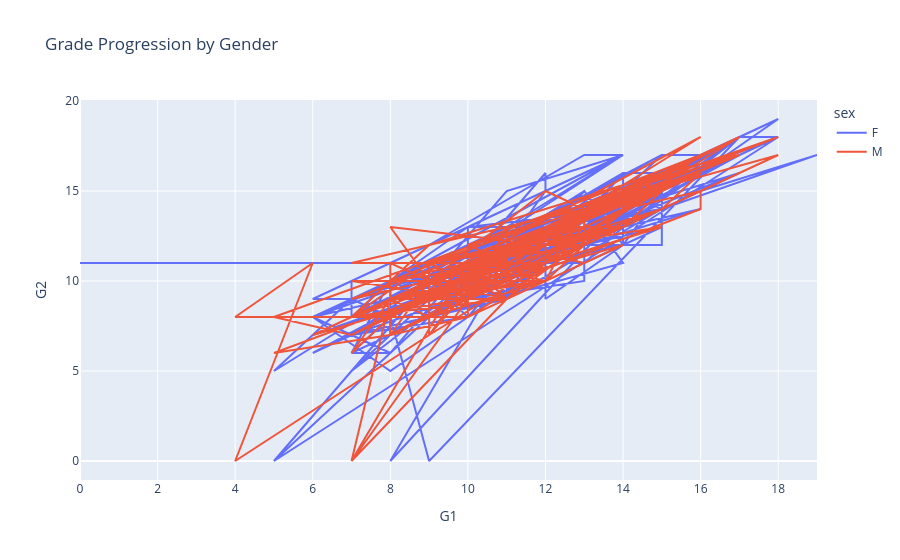
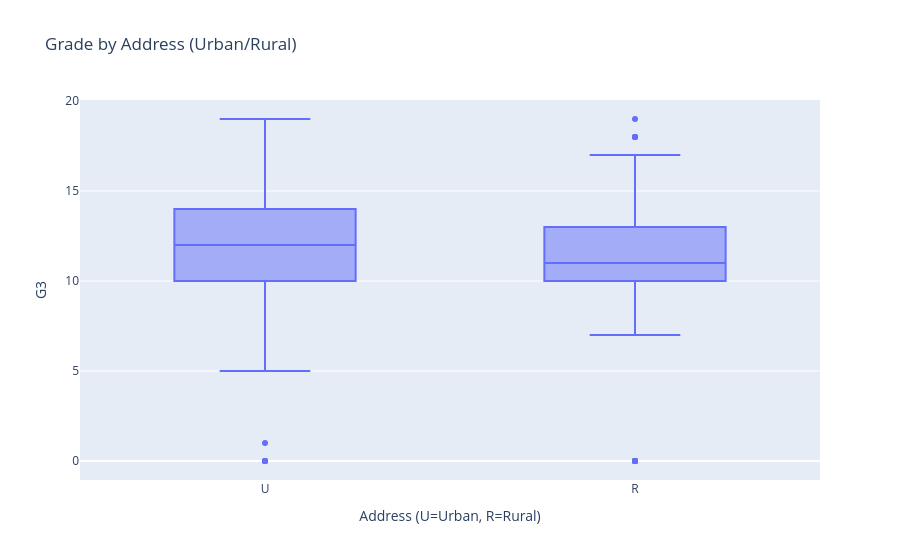
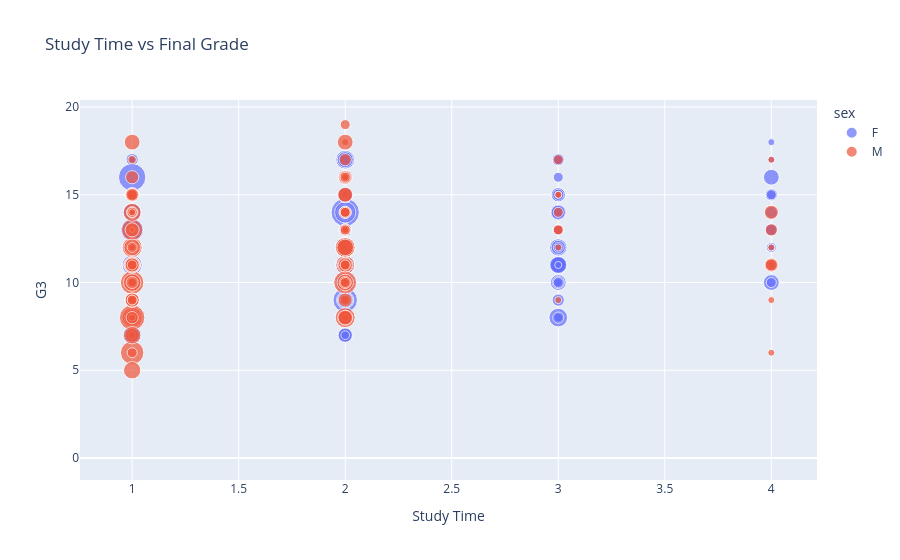
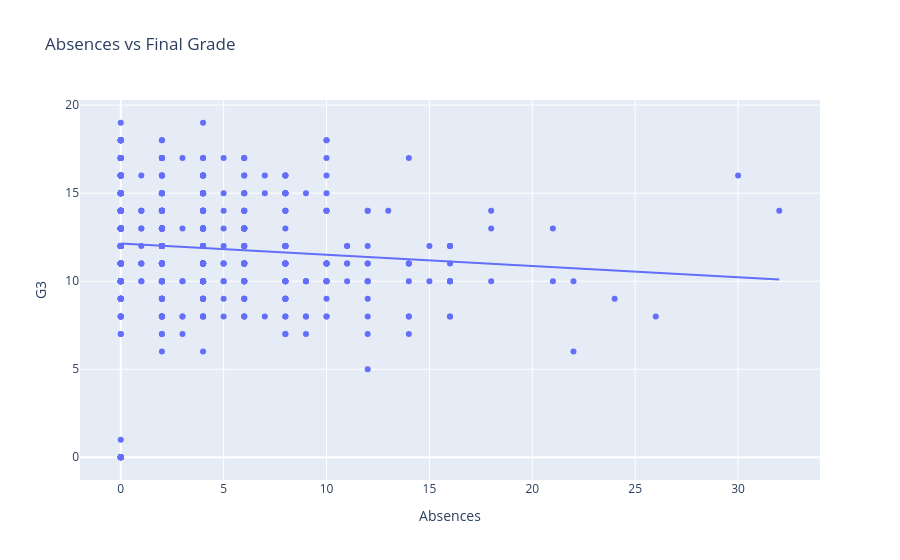

Notebook source saved alongside these figures, in order:
### Markdown cell above
## 7. Visualizations for Streamlit App
Generate plots for trends, demographics, study habits, attendance, parental influence.

### Code cell
# Performance Trends
fig = px.line(df_unscaled, x='G1', y='G2', color='sex', title='Grade Progression by Gender')
fig.update_layout(xaxis_title='G1', yaxis_title='G2')
fig.write_html('visuals/performance_trends.html')
fig.show()

# Demographic Analysis
fig = px.box(df_unscaled, x='address', y='G3', title='Grade by Address (Urban/Rural)')
fig.update_layout(xaxis_title='Address (U=Urban, R=Rural)', yaxis_title='G3')
fig.write_html('visuals/demographic_analysis.html')
fig.show()

# Study Habits Impact
fig = px.scatter(df_unscaled, x='studytime', y='G3', color='sex', size='absences', hover_data=['age', 'Medu'], title='Study Time vs Final Grade')
fig.update_layout(xaxis_title='Study Time', yaxis_title='G3')
fig.write_html('visuals/study_habits.html')
fig.show()

# Attendance Correlation
fig = px.scatter(df_unscaled, x='absences', y='G3', trendline='ols', title='Absences vs Final Grade')
fig.update_layout(xaxis_title='Absences', yaxis_title='G3')
fig.write_html('visuals/attendance_correlation.html')
fig.show()

# Parental Influence
fig = px.box(df_unscaled, x='Medu', y='G3', title='Grade by Mother Education')
fig.update_layout(xaxis_title='Mother Education (0-4)', yaxis_title='G3')
fig.write_html('visuals/parental_influence.html')
fig.show()

# Subject Comparison (Proxy via School)
fig = px.box(df_unscaled, x='school', y='G3', title='Grade by School (Proxy for Math/Portuguese)')
fig.update_layout(xaxis_title='School (GP/MS)', yaxis_title='G3')
fig.write_html('visuals/subject_comparison.html')
fig.show()

### Figure 1 — Plotly figure (JSON) as saved in the notebook; plotly's stock layout.template omitted (floating-point values rounded to 4 significant figures; data arrays with more than 128 entries replaced by an {"elided": "..."} marker saying what was removed)
{"data": [{"hovertemplate": "sex=F<br>G1=%{x}<br>G2=%{y}<extra></extra>", "legendgroup": "F", "line": {"color": "#636efa", "dash": "solid"}, "marker": {"symbol": "circle"}, "mode": "lines", "name": "F", "orientation": "v", "showlegend": true, "type": "scatter", "x": {"elided": "383 int values"}, "xaxis": "x", "y": {"elided": "383 int values"}, "yaxis": "y"}, {"hovertemplate": "sex=M<br>G1=%{x}<br>G2=%{y}<extra></extra>", "legendgroup": "M", "line": {"color": "#EF553B", "dash": "solid"}, "marker": {"symbol": "circle"}, "mode": "lines", "name": "M", "orientation": "v", "showlegend": true, "type": "scatter", "x": {"elided": "266 int values"}, "xaxis": "x", "y": {"elided": "266 int values"}, "yaxis": "y"}], "layout": {"legend": {"title": {"text": "sex"}, "tracegroupgap": 0}, "title": {"text": "Grade Progression by Gender"}, "xaxis": {"anchor": "y", "domain": [0, 1], "title": {"text": "G1"}}, "yaxis": {"anchor": "x", "domain": [0, 1], "title": {"text": "G2"}}}}

### Figure 2 — Plotly figure (JSON) as saved in the notebook; plotly's stock layout.template omitted (floating-point values rounded to 4 significant figures; data arrays with more than 128 entries replaced by an {"elided": "..."} marker saying what was removed)
{"data": [{"alignmentgroup": "True", "hovertemplate": "address=%{x}<br>G3=%{y}<extra></extra>", "legendgroup": "", "marker": {"color": "#636efa"}, "name": "", "notched": false, "offsetgroup": "", "orientation": "v", "showlegend": false, "type": "box", "x": {"elided": "649 str values"}, "x0": " ", "xaxis": "x", "y": {"elided": "649 int values"}, "y0": " ", "yaxis": "y"}], "layout": {"boxmode": "group", "legend": {"tracegroupgap": 0}, "title": {"text": "Grade by Address (Urban/Rural)"}, "xaxis": {"anchor": "y", "domain": [0, 1], "title": {"text": "Address (U=Urban, R=Rural)"}}, "yaxis": {"anchor": "x", "domain": [0, 1], "title": {"text": "G3"}}}}

### Figure 3 — Plotly figure (JSON) as saved in the notebook; plotly's stock layout.template omitted (floating-point values rounded to 4 significant figures; data arrays with more than 128 entries replaced by an {"elided": "..."} marker saying what was removed)
{"data": [{"customdata": {"elided": "383x2 int values"}, "hovertemplate": "sex=F<br>studytime=%{x}<br>G3=%{y}<br>absences=%{marker.size}<br>age=%{customdata[0]}<br>Medu=%{customdata[1]}<extra></extra>", "legendgroup": "F", "marker": {"color": "#636efa", "size": {"elided": "383 int values"}, "sizemode": "area", "sizeref": 0.08, "symbol": "circle"}, "mode": "markers", "name": "F", "orientation": "v", "showlegend": true, "type": "scatter", "x": {"elided": "383 int values"}, "xaxis": "x", "y": {"elided": "383 int values"}, "yaxis": "y"}, {"customdata": {"elided": "266x2 int values"}, "hovertemplate": "sex=M<br>studytime=%{x}<br>G3=%{y}<br>absences=%{marker.size}<br>age=%{customdata[0]}<br>Medu=%{customdata[1]}<extra></extra>", "legendgroup": "M", "marker": {"color": "#EF553B", "size": {"elided": "266 int values"}, "sizemode": "area", "sizeref": 0.08, "symbol": "circle"}, "mode": "markers", "name": "M", "orientation": "v", "showlegend": true, "type": "scatter", "x": {"elided": "266 int values"}, "xaxis": "x", "y": {"elided": "266 int values"}, "yaxis": "y"}], "layout": {"legend": {"itemsizing": "constant", "title": {"text": "sex"}, "tracegroupgap": 0}, "title": {"text": "Study Time vs Final Grade"}, "xaxis": {"anchor": "y", "domain": [0, 1], "title": {"text": "Study Time"}}, "yaxis": {"anchor": "x", "domain": [0, 1], "title": {"text": "G3"}}}}

### Figure 4 — Plotly figure (JSON) as saved in the notebook; plotly's stock layout.template omitted (floating-point values rounded to 4 significant figures; data arrays with more than 128 entries replaced by an {"elided": "..."} marker saying what was removed)
{"data": [{"hovertemplate": "absences=%{x}<br>G3=%{y}<extra></extra>", "legendgroup": "", "marker": {"color": "#636efa", "symbol": "circle"}, "mode": "markers", "name": "", "orientation": "v", "showlegend": false, "type": "scatter", "x": {"elided": "649 int values"}, "xaxis": "x", "y": {"elided": "649 int values"}, "yaxis": "y"}, {"hovertemplate": "<b>OLS trendline</b><br>G3 = -0.0636134 * absences + 12.1388<br>R<sup>2</sup>=0.008350<br><br>absences=%{x}<br>G3=%{y} <b>(trend)</b><extra></extra>", "legendgroup": "", "marker": {"color": "#636efa", "symbol": "circle"}, "mode": "lines", "name": "", "showlegend": false, "type": "scatter", "x": {"elided": "649 int values"}, "xaxis": "x", "y": {"elided": "649 float values"}, "yaxis": "y"}], "layout": {"legend": {"tracegroupgap": 0}, "title": {"text": "Absences vs Final Grade"}, "xaxis": {"anchor": "y", "domain": [0, 1], "title": {"text": "Absences"}}, "yaxis": {"anchor": "x", "domain": [0, 1], "title": {"text": "G3"}}}}
